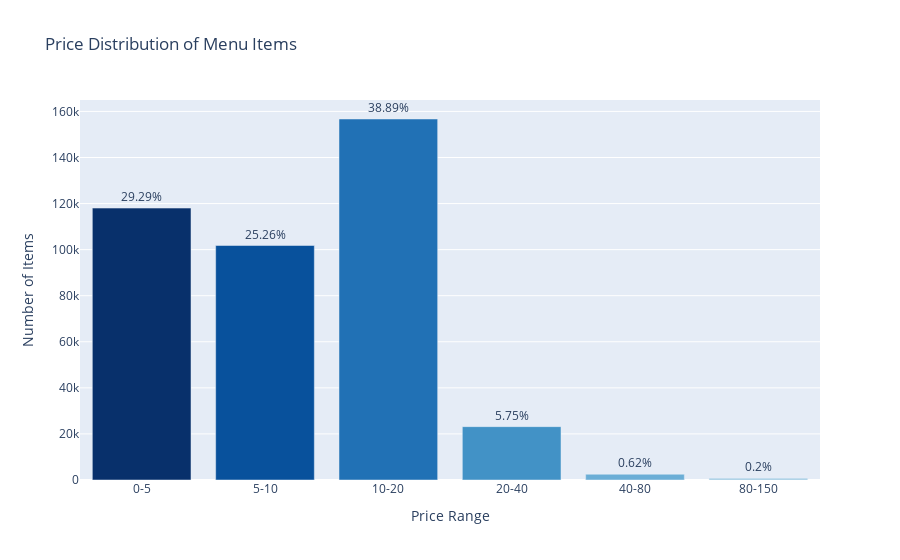

Notebook source saved alongside this figure:
### Markdown cell above
### Visualize with seaborn / matplotlib

### Code cell
import plotly.express as px

blue_palette = [
    "#08306B",  
    "#08519C",
    "#2171B5",
    "#4292C6",
    "#6BAED6",
    "#9ECAE1"   
]

fig = px.bar(
    price_distribution,
    x="price_range",
    y="item_count",
    text="percentage",
    labels={
        "price_range": "Price Range",
        "item_count": "Number of Items"
    },
    title="Price Distribution of Menu Items",
    color="price_range",
    color_discrete_sequence=blue_palette
)

fig.update_traces(
    texttemplate="%{text}%",
    textposition="outside"
)

fig.update_layout(
    xaxis_title="Price Range",
    yaxis_title="Number of Items",
    showlegend=False,
    uniformtext_minsize=10,
    uniformtext_mode="hide"
)

fig.show()

### Figure 1 — Plotly figure (JSON) as saved in the notebook; plotly's stock layout.template omitted (floating-point values rounded to 4 significant figures)
{"data": [{"hovertemplate": "Price Range=%{x}<br>Number of Items=%{y}<br>percentage=%{text}<extra></extra>", "legendgroup": "0-5", "marker": {"color": "#08306B", "pattern": {"shape": ""}}, "name": "0-5", "orientation": "v", "showlegend": true, "text": [29.29], "textposition": "outside", "texttemplate": "%{text}%", "type": "bar", "x": ["0-5"], "xaxis": "x", "y": [118044], "yaxis": "y"}, {"hovertemplate": "Price Range=%{x}<br>Number of Items=%{y}<br>percentage=%{text}<extra></extra>", "legendgroup": "5-10", "marker": {"color": "#08519C", "pattern": {"shape": ""}}, "name": "5-10", "orientation": "v", "showlegend": true, "text": [25.26], "textposition": "outside", "texttemplate": "%{text}%", "type": "bar", "x": ["5-10"], "xaxis": "x", "y": [101797], "yaxis": "y"}, {"hovertemplate": "Price Range=%{x}<br>Number of Items=%{y}<br>percentage=%{text}<extra></extra>", "legendgroup": "10-20", "marker": {"color": "#2171B5", "pattern": {"shape": ""}}, "name": "10-20", "orientation": "v", "showlegend": true, "text": [38.89], "textposition": "outside", "texttemplate": "%{text}%", "type": "bar", "x": ["10-20"], "xaxis": "x", "y": [156712], "yaxis": "y"}, {"hovertemplate": "Price Range=%{x}<br>Number of Items=%{y}<br>percentage=%{text}<extra></extra>", "legendgroup": "20-40", "marker": {"color": "#4292C6", "pattern": {"shape": ""}}, "name": "20-40", "orientation": "v", "showlegend": true, "text": [5.75], "textposition": "outside", "texttemplate": "%{text}%", "type": "bar", "x": ["20-40"], "xaxis": "x", "y": [23167], "yaxis": "y"}, {"hovertemplate": "Price Range=%{x}<br>Number of Items=%{y}<br>percentage=%{text}<extra></extra>", "legendgroup": "40-80", "marker": {"color": "#6BAED6", "pattern": {"shape": ""}}, "name": "40-80", "orientation": "v", "showlegend": true, "text": [0.62], "textposition": "outside", "texttemplate": "%{text}%", "type": "bar", "x": ["40-80"], "xaxis": "x", "y": [2507], "yaxis": "y"}, {"hovertemplate": "Price Range=%{x}<br>Number of Items=%{y}<br>percentage=%{text}<extra></extra>", "legendgroup": "80-150", "marker": {"color": "#9ECAE1", "pattern": {"shape": ""}}, "name": "80-150", "orientation": "v", "showlegend": true, "text": [0.2], "textposition": "outside", "texttemplate": "%{text}%", "type": "bar", "x": ["80-150"], "xaxis": "x", "y": [786], "yaxis": "y"}], "layout": {"barmode": "relative", "legend": {"title": {"text": "Price Range"}, "tracegroupgap": 0}, "showlegend": false, "title": {"text": "Price Distribution of Menu Items"}, "uniformtext": {"minsize": 10, "mode": "hide"}, "xaxis": {"anchor": "y", "categoryarray": ["0-5", "5-10", "10-20", "20-40", "40-80", "80-150"], "categoryorder": "array", "domain": [0, 1], "title": {"text": "Price Range"}}, "yaxis": {"anchor": "x", "domain": [0, 1], "title": {"text": "Number of Items"}}}}
